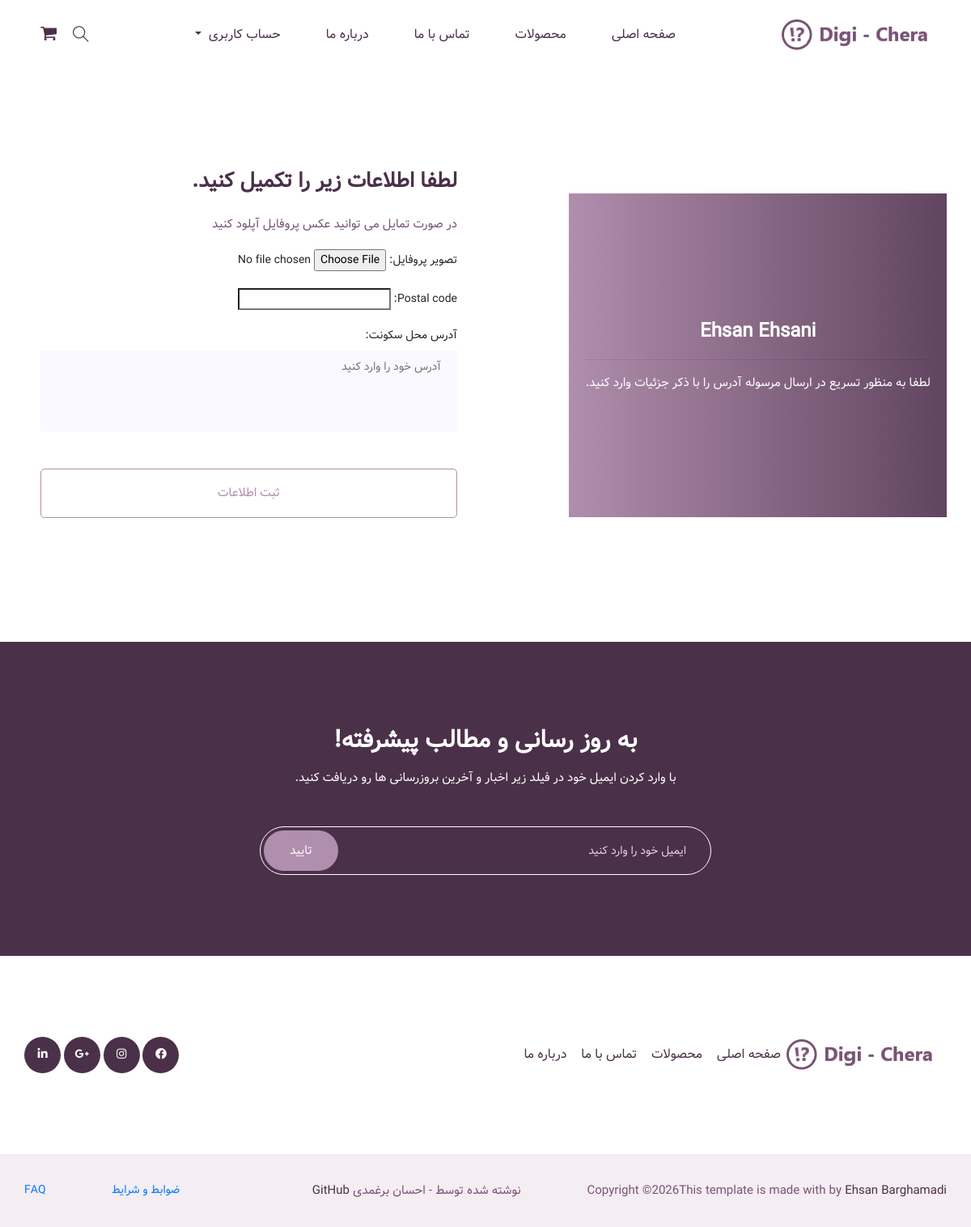
Page /account/update/ (signed in) on the earlier database version.
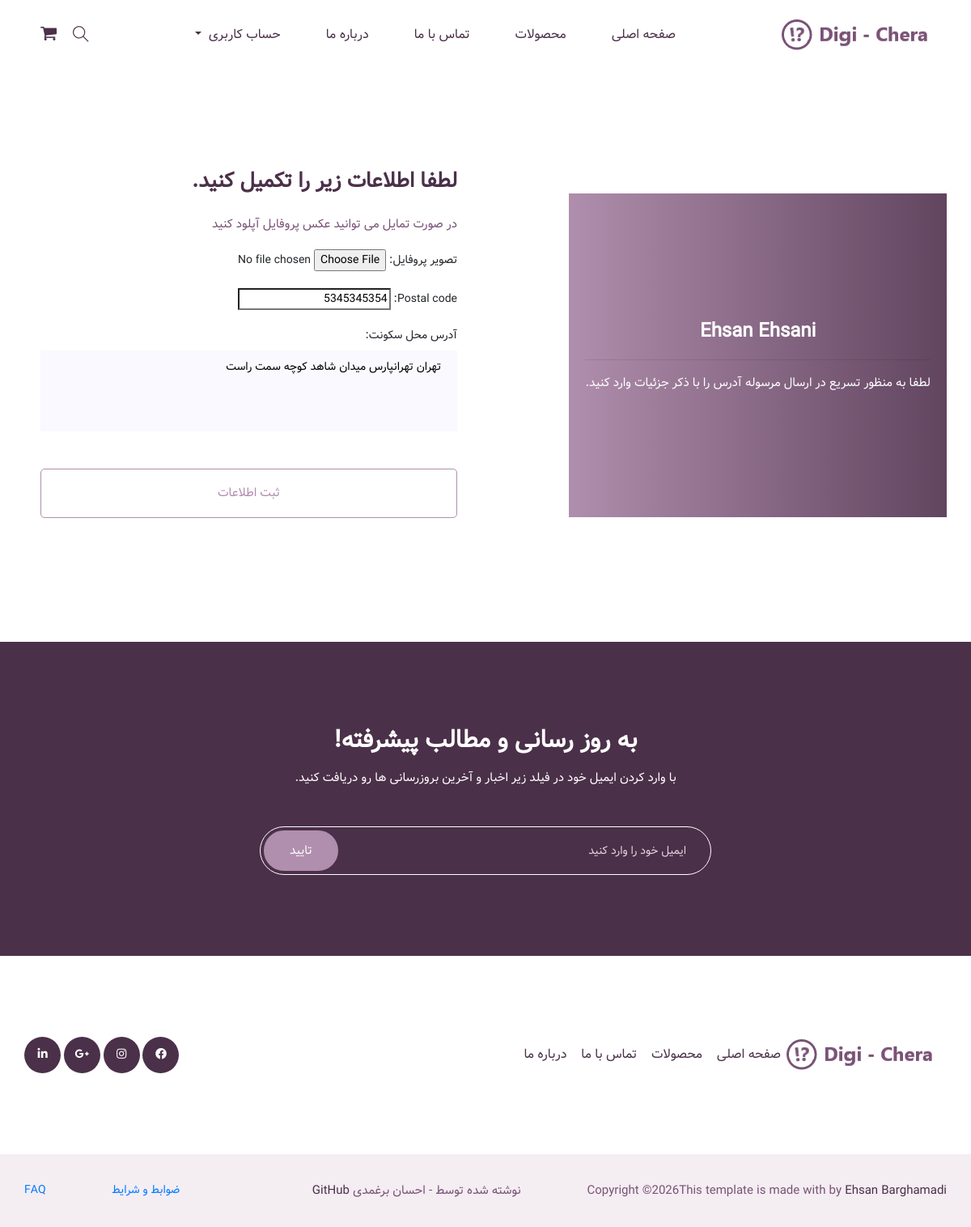
Same page on the later database version.
### account/models.py (models this page shows, shortened)
class Profile(TimeStampedModel):
    user = models.OneToOneField(
        settings.AUTH_USER_MODEL,
        on_delete=models.CASCADE,
        related_name='profile',
        verbose_name='کاربر'
    )
    location = models.TextField(
        verbose_name='آدرس',
        max_length=255,
        blank=True,
        null=True,
    )
    postal_code = models.CharField(
        verbose_name='کد پستی',
        max_length=10,
        validators=[IRPostalCodeField().clean],
        blank=True,
        null=True,
    )
    avatar = models.ImageField(
        verbose_name='تصویر پروفایل',
        upload_to='avatars/',
        validators=[validate_file_size],
        blank=True,
        null=True
    )
    class Meta:
        verbose_name = 'پروفایل'
        verbose_name_plural = 'پروفایل ها'

### account/views.py (the view)
# urls.py: path('update/', views.profile_update, name='update'),
@login_required
def profile_update(request):
    profile = request.user.profile
    if request.method == 'POST':
        form = ProfileForm(request.POST, request.FILES, instance=profile)
        if form.is_valid():
            form.save()
            messages.success(request, 'پروفایل شما با موفقیت بروزرسانی شد')
            return redirect('account:detail')
    else:
        form = ProfileForm(instance=profile)
    return render(request, 'account/profile_form.html', {'form': form})

### account/forms.py
class ProfileForm(forms.ModelForm):
    postal_code = IRPostalCodeField(
        max_length=10,
        min_length=10,
        label='کد پستی',
        widget=forms.TextInput(attrs={
                'class': 'form-control',
                'placeholder': 'کد پستی خود را وارد کنید',
        }),
    )
    class Meta:
        model = Profile
        fields = ['avatar', 'location', 'postal_code']
        labels = {
            'avatar': 'تصویر پروفایل',
            'location': 'آدرس محل سکونت',
        }
        widgets = {
            'avatar': forms.FileInput(attrs={
                'class': 'form_control_file',
            }),
            'location': forms.Textarea(attrs={
                'class': 'single-textarea',
                'placeholder': 'آدرس خود را وارد کنید',
            }),
        }

### account/templates/account/profile_form.html (shortened to what this page needs)
{% extends 'base.html' %}
{% load static %}
{% block content %}
{% if user.is_authenticated %}
    <section class="login_part section_padding ">
        <div class="container">
            <div class="row align-items-center">
                <div class="col-lg-6 col-md-6">
                    <div class="login_part_text text-center">
                        <div class="login_part_text_iner">
							<h2> {{ user.first_name }}  {{ user.last_name }} </h2>
							<hr>
                            <p>لطفا به منظور تسریع در ارسال مرسوله آدرس را با ذکر جزئیات وارد کنید.</p>
                        </div>
                    </div>
                </div>
                <div class="col-lg-6 col-md-6">
                    <div class="login_part_form">
                        <div class="login_part_form_iner">
                            <h3> لطفا اطلاعات زیر را تکمیل کنید.</h3>
                            <form class="row contact_form" action="#" method="post" enctype="multipart/form-data">
                                <div class="col-md-12 form-group p_star">
                                    <p>در صورت تمایل می توانید عکس پروفایل آپلود کنید</p>
                                </div>
                                <div class="col-md-12 form-group p_star">
                                    {{ form.avatar.label_tag }}
                                    {{ form.avatar }}
                                </div>
                                <div class="col-md-12 form-group p_star">
                                    {{ form.postal_code.label_tag }}
                                    {{ form.postal_code }}
                                </div>
                                <div class="col-md-12 form-group p_star">
                                    {{ form.location.label_tag }}
                                    {{ form.location }}
                                </div>
                                <div class="col-md-12 form-group">
                                    <button type="submit" value="submit" class="btn_3">
                                        ثبت اطلاعات
                                    </button>
                                </div>
                            </form>
                        </div>
                    </div>
                </div>
            </div>
        </div>
    </section>
{% endif %}
{% endblock content %}

Differences in the rows shown:
changed Profile: postal_code (not shown) → "5345345354"; location (not shown) → "تهران تهرانپارس میدان شاهد کوچه سمت راست"
